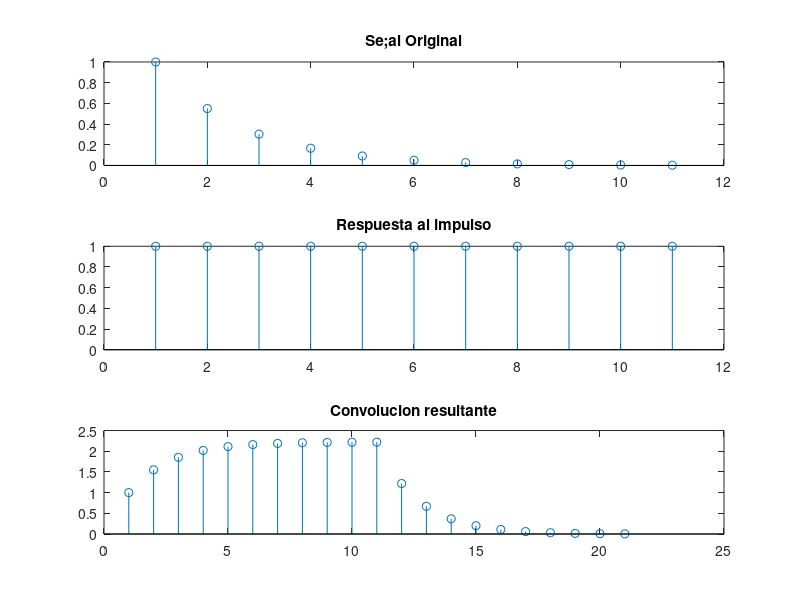

This figure's MATLAB source:
n=-3:7;
x=0.55.^(n+3);
h=[1 1 1 1 1 1 1 1 1 1 1];
y=conv(x,h);
subplot(311)
stem(x)
title('Se;al Original')
subplot(312)
stem(h) % Usa stem para secuencias discretas
title('Respuesta al impulso')
subplot(313)
stem(y)
title('Convolucion resultante')
